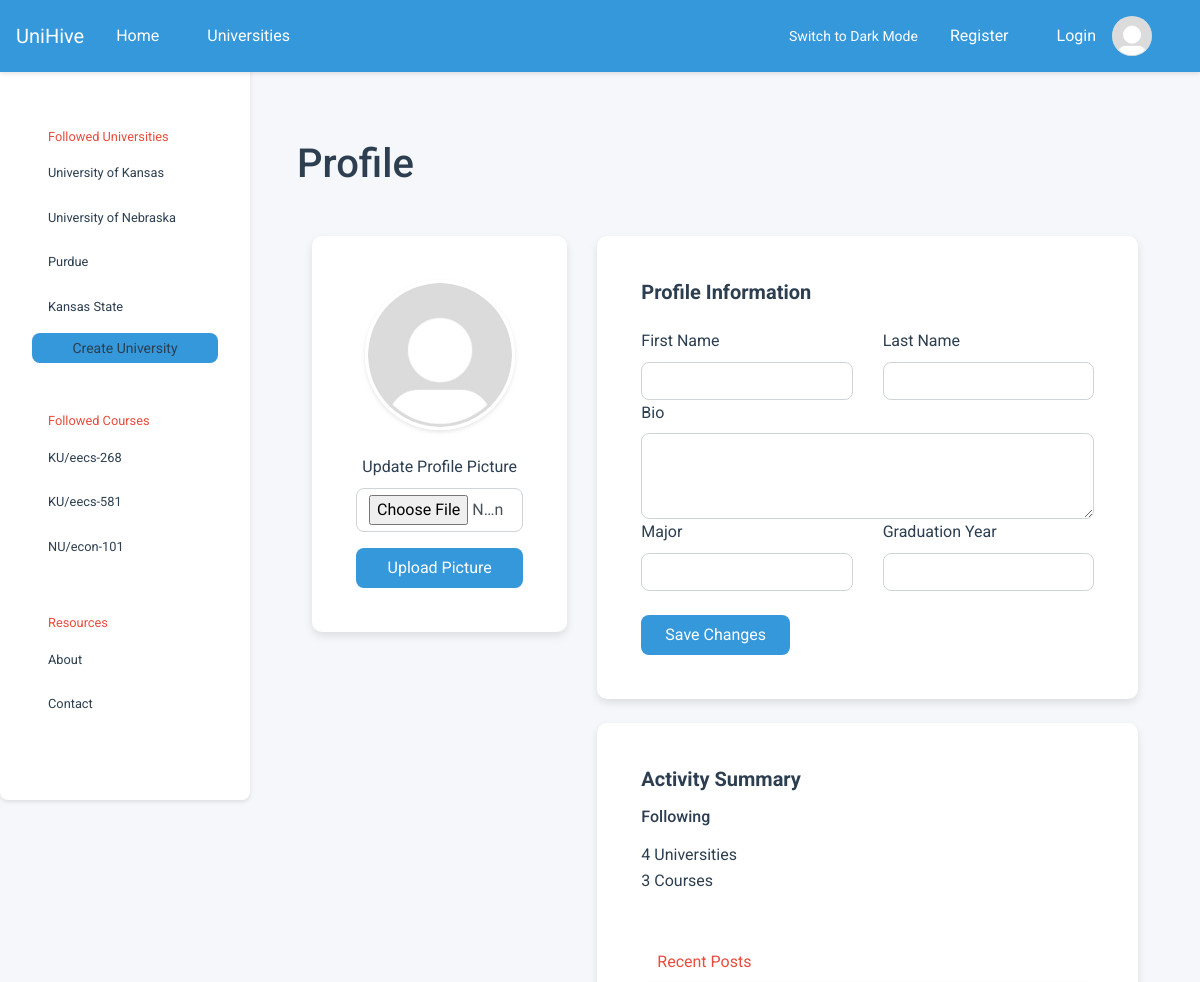
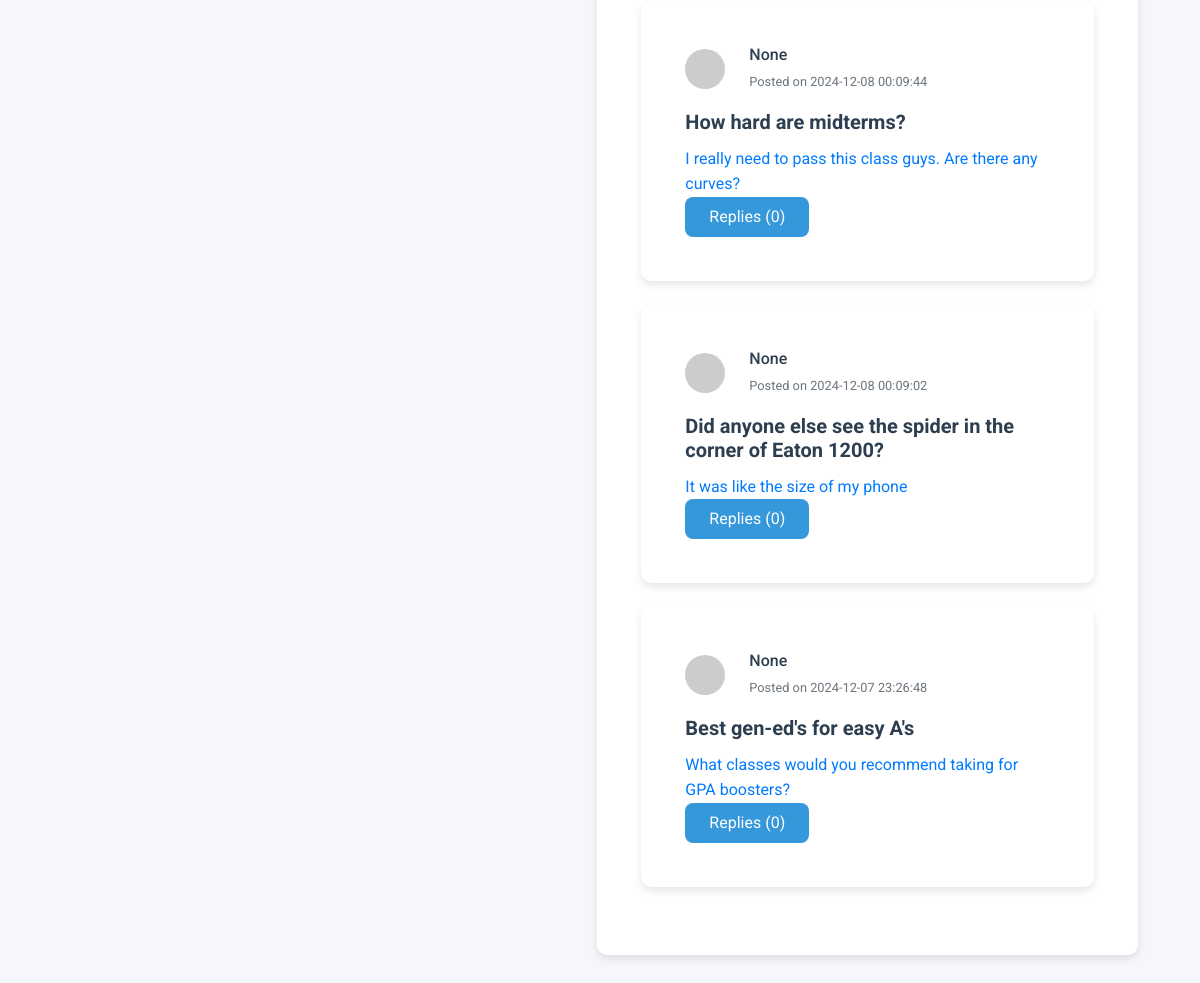
The app's page /user/test with its own data (2 pictures, top to bottom).
### tables this page shows
CREATE TABLE universities (
            id          INTEGER PRIMARY KEY,
            created     TIMESTAMP DEFAULT CURRENT_TIMESTAMP NOT NULL,
            name        VARCHAR UNIQUE NOT NULL,
            acronym     VARCHAR UNIQUE,
            description VARCHAR,
            logo        VARCHAR
        );

CREATE TABLE courses (
            id            INTEGER PRIMARY KEY AUTOINCREMENT,
            created       TIMESTAMP DEFAULT CURRENT_TIMESTAMP NOT NULL,
            name          VARCHAR NOT NULL,
            description   VARCHAR,
            course_number VARCHAR,
            department    INTEGER,
            hours         INTEGER,
            university    INTEGER NOT NULL,
            popularity_score INTEGER DEFAULT 0 
        );

CREATE TABLE posts (
            id          INTEGER PRIMARY KEY,
            created     TIMESTAMP DEFAULT CURRENT_TIMESTAMP NOT NULL,
            title       VARCHAR NOT NULL,
            content     VARCHAR NOT NULL,
            author      INTEGER NOT NULL,
            author_id   INTEGER NOT NULL, 
            course      INTEGER NOT NULL,
            likes       INTEGER DEFAULT 0,
            dislikes    INTEGER DEFAULT 0,
            reply_count INTEGER DEFAULT 0,
            is_reply    BOOL DEFAULT FALSE,
            parent      INTEGER DEFAULT NULL
        );

### main.py (the view)
@app.route("/user/<username>", methods=["GET", "POST"])
def profile_page(username):
    user = User.get_user_by_username(username)
    if user is None:
        return render_template("404.html"), 404
    return render_template("user_profile.html", user = user, active = "profile-page", recent_posts=get_posts_user_recent())

### course.py (called while the page is built)
    @staticmethod
    def get_course_by_id(id: int):
        params = query(
            f"SELECT {COURSE_PARAMS} FROM courses WHERE id = ?",
            (id,),
            count = 1
        )
        if not params: return None # Course not found
        return Course(*params)     # Construct course object

### db.py (called while the page is built)
def query(query: str, parameters: tuple = tuple(), *, count: int = None):
    try:
        cursor = connection.cursor()               # Create a database cursor
        result = cursor.execute(query, parameters) # Execute the query safely
        connection.commit()                        # Commit the changes to DB
        if count is None:                  # If the count was not set
            return result.fetchall()       # Fetch every row in query
        if count == 1:                     # If the count was set one
            return result.fetchone()       # Fetch a single query row
        else:                              # If count was other value
            return result.fetchmany(count) # Fetch desired row amount
    except sqlite3.Error as e:
        print("[QUERY ERROR]", e)
        return False
    finally:
        cursor.close()

### db_util.py (called while the page is built)
def get_posts_user_recent():
    from post import Post
    query_str = f"""
            SELECT id, created, title, content, author, course FROM posts
            WHERE author = ? AND parent IS NULL ORDER BY created DESC;
        """
    posts = [Post(*params) for params in query(
        query_str,
        (USERS[SESSION.current_user_id].username,)
    )]
    if len(posts) > 4:
        return posts[:3]
    else:
        return posts

### department.py (called while the page is built)
    @staticmethod
    def get_department_by_id(id: int):
        params = query(
            "SELECT id, name, abbreviation, university FROM departments WHERE id = ?",
            (id,),
            count = 1
        )
        if not params: return None # Department not found
        return Department(*params) # Construct department object

### main.py (called while the page is built)
@app.context_processor
def inject_default():
    return dict(
        USERS   = USERS,
        SESSION = SESSION,
        active  = None
    )

### post.py (called while the page is built)
    @property
    def replies(self):
        return [Post(*params) for params in query(
            """
                SELECT id, created, title, content, author_id, course FROM posts
                WHERE parent = ?
                ORDER BY created DESC;
            """,
            (self.id,)
        )]

### templates/user_profile.html (shortened to what this page needs)
{% extends 'base.html' %} {% block content_title %}Profile{% endblock %}  {% block content_main %}
<div class="container mt-5 pb-5">
  <div class="row">
    <div class="col-md-4">
      <div class="card shadow-sm">
        <div class="card-body text-center">
          <div class="profile-picture-container mb-4">
            {% if USERS[SESSION.current_user_id].profile_img %}
            <img
              src="{{ USERS[SESSION.current_user_id].profile_img }}"
              class="rounded-circle profile-picture"
              alt="Profile Picture"
            />
            {% else %}
            <img
              src="{{ url_for('static', filename='profile_pic.jpg') }}"
              class="rounded-circle profile-picture"
              alt="Default Profile Picture"
            />
            {% endif %}
          </div>
          <form method="POST" enctype="multipart/form-data" class="mt-4">
            <div class="mb-3">
              <label for="profile_picture" class="form-label"
                >Update Profile Picture</label
              >
              <input
                type="file"
                class="form-control"
                id="profile_picture"
                name="profile_picture"
                accept="image/*"
              />
            </div>
            <button type="submit" class="btn btn-primary w-100">
              Upload Picture
            </button>
          </form>
        </div>
      </div>
    </div>
    <div class="col-md-8">
      <div class="card shadow-sm">
        <div class="card-body">
          <h5 class="card-title mb-4">Profile Information</h5>
          <form method="POST" class="needs-validation" novalidate>
            <div class="row g-3">
              <div class="col-md-6">
                <label for="firstName" class="form-label">First Name</label>
                <input
                  type="text"
                  class="form-control"
                  id="firstName"
                  name="firstName"
                  required
                />
              </div>
              <div class="col-md-6">
                <label for="lastName" class="form-label">Last Name</label>
                <input
                  type="text"
                  class="form-control"
                  id="lastName"
                  name="lastName"
                  required
                />
              </div>
              <div class="col-12">
                <label for="bio" class="form-label">Bio</label>
                <textarea
                  class="form-control"
                  id="bio"
                  name="bio"
                  rows="3"
                ></textarea>
              </div>
              <div class="col-md-6">
                <label for="major" class="form-label">Major</label>
                <input
                  type="text"
                  class="form-control"
                  id="major"
                  name="major"
                />
              </div>
              <div class="col-md-6">
                <label for="graduationYear" class="form-label"
                  >Graduation Year</label
                >
                <input
                  type="number"
                  class="form-control"
                  id="graduationYear"
                  name="graduationYear"
                />
              </div>
            </div>
            <div class="mt-4">
              <button type="submit" class="btn btn-primary">
                Save Changes
              </button>
            </div>
          </form>
        </div>
      </div>
      <div class="card shadow-sm mt-4">
        <div class="card-body">
          <h5 class="card-title">Activity Summary</h5>
          <div class="row mt-3">
            <div class="col-md-6">
              <h6>Following</h6>
              <p class="mb-0">
                {{ USERS[SESSION.current_user_id].followed_universities|length
                }} Universities
              </p>
              <p>
                {{ USERS[SESSION.current_user_id].followed_courses|length }}
                Courses
              </p>
            </div>
          </div>
          <div class="sidebar-header">Recent Posts</div>
          {% for post in recent_posts %}
          <a
            class="big-link"
            href="{{url_for('post', university_acro=post.course.university.acronym, course_name=post.course.name_combined, post_identifier=post.id)}}"
          >
            <div class="card mb-4">
              <div class="card-body">
                <div class="d-flex align-items-center mb-3">
                  <img
                    src="https://via.placeholder.com/40"
                    class="rounded-circle mr-2"
                    alt="User"
                  />
                  <div class="px-3">
                    <h6 class="mb-1">{{post.author}}</h6>
                    <small class="text-muted">Posted on {{post.created}}</small>
                  </div>
                </div>
                <h5 class="card-title">{{post.title}}</h5>
                <p class="card-text">{{post.content}}</p>
                <a href="#" class="btn btn-primary"
                  >Replies ({{post.replies | length}})</a
                >
              </div>
            </div>
          </a>
          {% endfor %}
        </div>
      </div>
    </div>
  </div>
</div>
{% endblock %}

### templates/base.html (shortened to what this page needs)
<!doctype html>
<html lang="en">
  <head>
    <link
      rel="stylesheet"
      href="https://cdn.jsdelivr.net/npm/bootstrap@4.0.0/dist/css/bootstrap.min.css"
    />
    <link rel="stylesheet" href="{{url_for('static', filename='main.css')}}" />
  </head>
  <body>
    <nav class="navbar navbar-expand-lg navbar-custom fixed-top">
      <div class="container-fluid">
        <div class="d-flex align-items-center">
          <a class="navbar-brand" href="/">UniHive</a>
          <div class="collapse navbar-collapse" id="navbarNavDropdown">
            <ul class="navbar-nav">
              <li class="nav-item">
                <a class="nav-link" href="{{ url_for('home') }}">Home</a>
              </li>
              <li class="nav-item">
                <a class="nav-link" href="#">Universities</a>
              </li>
            </ul>
          </div>
        </div>
        <div class="d-flex align-items-center">
          <button id="theme-toggle" class="btn btn-outline-light btn-sm me-2">
          </button>
          {% if SESSION.current_user_id %}
          <span class="text-light mr-3"
            >Logged in, {{ USERS[SESSION.current_user_id].username }}</span
          >
          <a
            href="{{ url_for('profile') }}"
            class="btn btn-outline-light btn-sm me-2"
            >Profile</a
          >
          <a
            href="{{ url_for('logout') }}"
            class="btn btn-outline-light btn-sm me-2"
            >Logout</a
          >
          <img
            src="{{ url_for('static', filename='profile_pic.jpg') }}"
            class="rounded-circle profile-img"
            alt="Profile"
          />
          {% else %}
          <a class="nav-link" href="{{ url_for('register') }}">Register</a>
          <a
            class="nav-link d-flex align-items-center gap-2"
            href="{{ url_for('login') }}"
          >
            <span>Login</span>
            <img
              src="{{ url_for('static', filename='profile_pic.jpg') }}"
              class="rounded-circle profile-img"
              alt="Default Profile"
            />
          </a>
          {% endif %}
        </div>
      </div>
    </nav>
    <div class="sidebar">
      <div class="sidebar-header">Followed Universities</div>
      {% for followed_university in
      USERS[SESSION.current_user_id].followed_universities %}
      <a
        href="{{url_for('university', university_acro=followed_university.acronym)}}"
        >{{followed_university.name}}</a
      >
      {% endfor %} {% block sidebar_content %} {% endblock %}
      <a
        href="{{url_for('create_university')}}"
        class="btn navbar-toggler btn-sm text-center"
        role="button"
        aria-disabled="true"
        >Create University</a
      >
      <div class="sidebar-header">Followed Courses</div>
      {% for followed_course in USERS[SESSION.current_user_id].followed_courses
      %}
      <a
        href="{{url_for('course', university_acro=followed_course.university.acronym, course=followed_course.name_combined)}}"
        >{{followed_course.university.acronym}}/{{followed_course.name_combined}}</a
      >
      {% endfor %}
      <div class="sidebar-header">Resources</div>
      <a href="#">About</a>
      <a href="#">Contact</a>
    </div>
    <div class="content">
      <div class="container">
        <h1 class="my-5 text-left">{% block content_title %}{% endblock %}</h1>
        {% block content_main %} {% endblock %}
      </div>
    </div>
  </body>
</html>

### static/main.css (style rules this page uses)
:root { --background-color: #f5f7fa; --text-color: #2c3e50; --primary-color: #3498db; --secondary-color: #95a5a6; --accent-color: #e74c3c; --card-bg-color: #ffffff; --card-shadow: rgba(0, 0, 0, 0.1); --link-hover-bg: #ecf0f1; --border-radius: 8px; --transition-speed: 0.3s; }
* { margin: 0; padding: 0; box-sizing: border-box; font-family: "Roboto", sans-serif; }
body { background-color: var(--background-color); color: var(--text-color); line-height: 1.6; transition: background-color var(--transition-speed), color var(--transition-speed); }
.navbar { background-color: var(--primary-color); color: #fff; padding: 1rem 2rem; box-shadow: 0 4px 6px var(--card-shadow); position: fixed; top: 0; left: 0; right: 0; z-index: 1030; }
.navbar a { color: #fff; text-decoration: none; margin-right: 1rem; transition: color var(--transition-speed); }
.sidebar { position: fixed; top: 55px; left: 0; width: 250px; height: calc(100vh - 55px); background-color: var(--card-bg-color); color: var(--text-color); padding: 2rem; display: flex; flex-direction: column; font-size: 0.8rem; border-radius: var(--border-radius); box-shadow: 0 2px 4px var(--card-shadow); }
.sidebar a { display: block; padding: 0.5rem 1rem; margin-bottom: 0.5rem; color: var(--text-color); text-decoration: none; border-radius: var(--border-radius); transition: background-color var(--transition-speed), color var(--transition-speed); }
.sidebar-header { margin-top: 2rem; color: var(--accent-color); padding: 0.5rem 1rem; }
.content { margin-left: 250px; margin-top: 60px; padding: 2rem; }
.card { background-color: var(--card-bg-color); border-radius: var(--border-radius); box-shadow: 0 4px 8px var(--card-shadow); padding: 1.5rem; margin-bottom: 1.5rem; transition: transform var(--transition-speed), box-shadow var(--transition-speed); }
.card-title { font-weight: bold; }
.btn { display: inline-block; background-color: var(--primary-color); color: #fff; padding: 0.75rem 1.5rem; border: none; border-radius: var(--border-radius); cursor: pointer; transition: background-color var(--transition-speed), transform var(--transition-speed); }
h1, h2, h3, h4, h5, h6 { color: var(--text-color); margin-bottom: 1rem; }
p { margin-bottom: 1rem; }

### templates/base.html (style rules this page uses)
.navbar { padding: 0.5rem 1rem; box-shadow: 0 2px 4px rgba(0, 0, 0, 0.1); }
.navbar .container-fluid { padding: 0; }
.nav-link { padding: 0.5rem 1rem !important; }
.profile-img { margin-left: 1em; width: 40px; height: 40px; object-fit: cover; }
.me-2 { margin-right: 0.5rem !important; }
.btn-sm { padding: 0.25rem 0.5rem; font-size: 0.875rem; }

### templates/user_profile.html (style rules this page uses)
.profile-picture-container { position: relative; width: 150px; height: 150px; margin: 0 auto; }
.profile-picture { width: 150px; height: 150px; object-fit: cover; border: 3px solid #fff; box-shadow: 0 2px 4px rgba(0, 0, 0, 0.1); }
.card { border: none; border-radius: 10px; transition: transform 0.2s; }
.form-control { border-radius: 8px; }
.btn-primary { border-radius: 8px; padding: 0.5rem 1.5rem; }

### records on screen
universities: name "University of Kansas"
universities: name "University of Nebraska"
universities: name "Purdue"
universities: name "Kansas State"
courses: university.acronym "KU", name_combined "eecs-268"
courses: university.acronym "KU", name_combined "eecs-581"
courses: university.acronym "NU", name_combined "econ-101"
posts: author "None", created "2024-12-08 00:09:44", title "How hard are midterms?", content "I really need to pass this class guys. Are there any curves?", replies|length "0"
posts: author "None", created "2024-12-08 00:09:02", title "Did anyone else see the spider in the corner of Eaton 1200?", content "It was like the size of my phone", replies|length "0"
posts: author "None", created "2024-12-07 23:26:48", title "Best gen-ed's for easy A's", content "What classes would you recommend taking for GPA boosters?", replies|length "0"

### other values on screen
{{ USERS[SESSION.current_user_id].followed_universities|length }} "4"
{{ USERS[SESSION.current_user_id].followed_courses|length }} "3"
